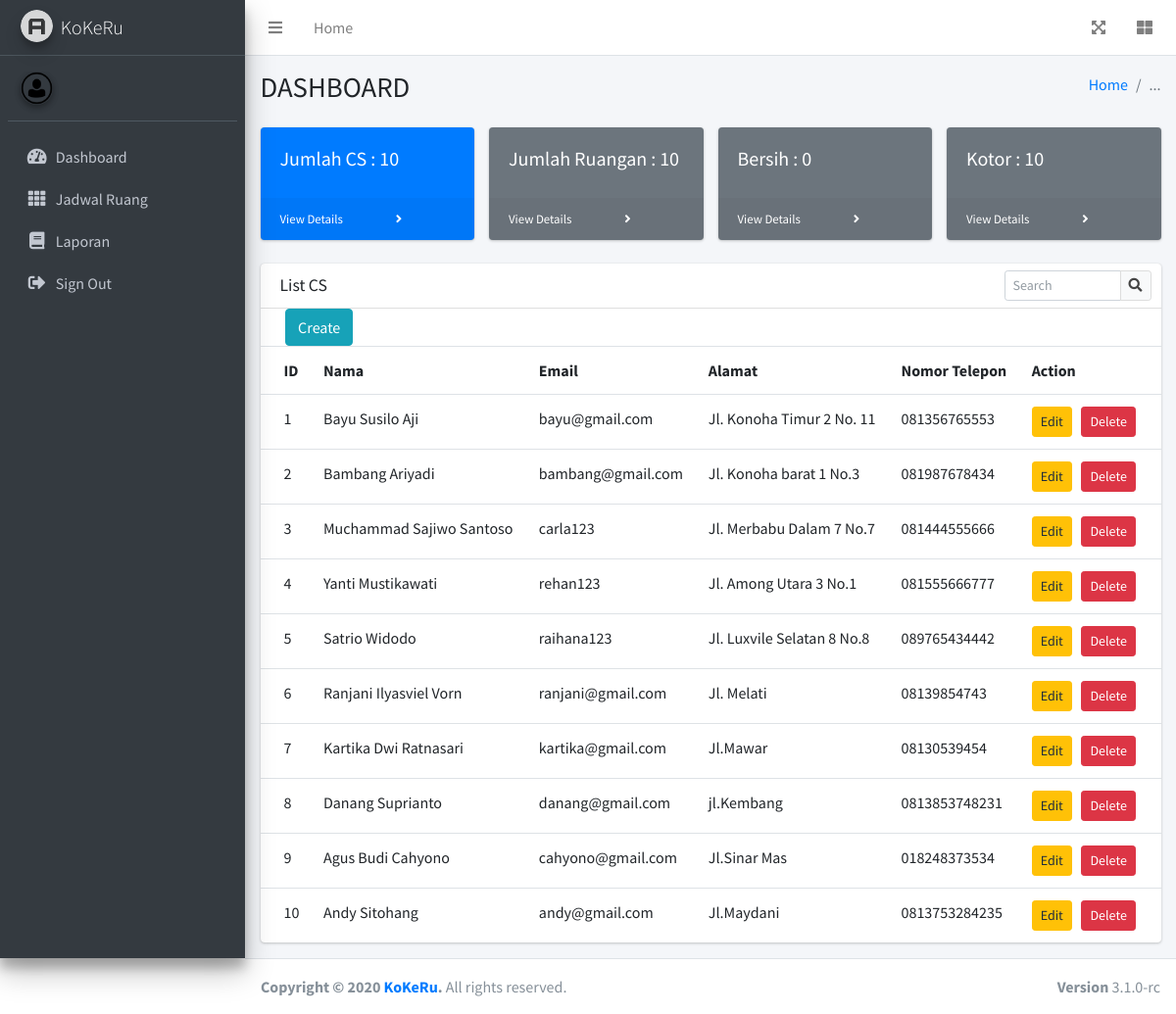
Page /pages/forms/peng_home.php (signed in) on the committed database.
### tables this page shows
CREATE TABLE `trx_cs_ruang` (
  `id_trx` int(4) NOT NULL,
  `id_cs_ruang` int(4) NOT NULL,
  `id_cs` int(4) NOT NULL,
  `nama_cs` varchar(50) NOT NULL,
  `id_ruang` int(4) NOT NULL,
  `nama_ruang` varchar(20) NOT NULL,
  `status` varchar(20) NOT NULL,
  `tanggal` date NOT NULL,
  `bukti1` varchar(200) NOT NULL,
  `bukti2` varchar(200) NOT NULL,
  `bukti3` varchar(200) NOT NULL,
  `bukti4` varchar(200) NOT NULL,
  `bukti5` varchar(200) NOT NULL
);

CREATE TABLE `cs` (
  `id_cs` int(4) NOT NULL,
  `nama_cs` varchar(255) NOT NULL,
  `email` varchar(255) NOT NULL,
  `password` varchar(255) NOT NULL,
  `alamat` longtext NOT NULL,
  `no_telp` varchar(15) NOT NULL
);

### pages/forms/peng_home.php (the view, shortened to what this page needs)
<!DOCTYPE html>
<html lang="en">
<head>
  <link rel="stylesheet" href="../../plugins/fontawesome-free/css/all.min.css">
  <link rel="stylesheet" href="../../dist/css/adminlte.min.css">
</head>
<body class="hold-transition sidebar-mini">
<?php
  require_once('db_login.php');
?>
<div class="wrapper">
  <nav class="main-header navbar navbar-expand navbar-white navbar-light">
    <ul class="navbar-nav">
      <li class="nav-item">
        <a class="nav-link" data-widget="pushmenu" href="#" role="button"><i class="fas fa-bars"></i></a>
      </li>
      <li class="nav-item d-none d-sm-inline-block">
        <a href="peng_home.php" class="nav-link">Home</a>
      </li>
    </ul>
    <ul class="navbar-nav ml-auto">
      <li class="nav-item">
        <a class="nav-link" data-widget="fullscreen" href="#" role="button">
          <i class="fas fa-expand-arrows-alt"></i>
        </a>
      </li>
      <li class="nav-item">
        <a class="nav-link" data-widget="control-sidebar" data-slide="true" href="#" role="button">
          <i class="fas fa-th-large"></i>
        </a>
      </li>
    </ul>
  </nav>
  <aside class="main-sidebar sidebar-dark-primary elevation-4">
    <a href="peng_home.php" class="brand-link">
      <img src="../../dist/img/AdminLTELogo.png" alt="AdminLTE Logo" class="brand-image img-circle elevation-3" style="opacity: .8">
      <span class="brand-text font-weight-light">KoKeRu</span>
    </a>
    <div class="sidebar">
      <div class="user-panel mt-3 pb-3 mb-3 d-flex">
        <div class="image">
          <img src="../../dist/img/avatar1.png" class="img-circle elevation-2" alt="User Image">
        </div>
        <div class="info">
        </div>
      </div>
      <nav class="mt-2">
        <ul class="nav nav-pills nav-sidebar flex-column" data-widget="treeview" role="menu" data-accordion="false">
		  <li class="nav-item">
            <a href="peng_home.php" class="nav-link">
              <i class="nav-icon fas fa-tachometer-alt"></i>
              <p>
                Dashboard
              </p>
            </a>
          </li>
          <li class="nav-item">
            <a href="peng_ruang_tampilan.php?id=all" class="nav-link">
              <i class="nav-icon fas fa-th"></i>
              <p>
                Jadwal Ruang
              </p>
            </a>
          </li>
          <li class="nav-item">
            <a href="tampil_laporan.php?tanggal=<?php date_default_timezone_set("Asia/Jakarta"); echo date('Y-m-d');?>&status=all" class="nav-link">
              <i class="nav-icon fas fa-book"></i>
              <p>
                Laporan
              </p>
            </a>
		</li>
          <li class="nav-item">
         <li class="nav-item">
            <a href="logout.php" class="nav-link">
              <i class="nav-icon fas fa-sign-out-alt"></i>
              <p>
                Sign Out
              </p>
            </a>
          </li>
      </nav>
    </div>
  </aside>
  <div class="content-wrapper">
    <section class="content-header">
      <div class="container-fluid">
        <div class="row mb-2">
          <div class="col-sm-6">
            <h1>DASHBOARD</h1>
          </div>
          <div class="col-sm-6">
            <ol class="breadcrumb float-sm-right">
              <li class="breadcrumb-item"><a href="#">Home</a></li>
              <li class="breadcrumb-item active">...</li>
            </ol>
          </div>
        </div>
      </div>
    </section>
    <section class="content">
      <div class="container-fluid">
       <div class="row">
                           <div class="col-xl-3 col-md-6">
                                <div class="card bg-primary text-white mb-4">
                                    <div class="card-body"><h5>Jumlah CS : <?php
							$query = "SELECT * FROM cs ORDER BY id_cs";
							$result = $db->query($query);
							echo $result->num_rows;
						?></h5></div>
                                    <div class="card-footer d-flex align-items-center justify-content-between">
                                        <a class="small text-white stretched-link" href="peng_home.php">View Details</a>
                                        <div class="small text-white"><i class="fas fa-angle-right"></i></div>
                                    </div>
                                </div>
                            </div>
                            <div class="col-xl-3 col-md-6">
                                <div class="card bg-secondary text-white mb-4">
                                    <div class="card-body"><h5>Jumlah Ruangan : <?php
							$query = "SELECT * FROM ruang";
							$result = $db->query($query);
							echo $result->num_rows;
						?></h5></div>
                                    <div class="card-footer d-flex align-items-center justify-content-between">
                                        <a class="small text-white stretched-link" href="peng_ruang_jumlahruang.php">View Details</a>
                                        <div class="small text-white"><i class="fas fa-angle-right"></i></div>
                                    </div>
                                </div>
                            </div>
                            <div class="col-xl-3 col-md-6">
                                <div class="card bg-secondary text-white mb-4">
                                    <div class="card-body"><h5>Bersih : <?php
							$query = "SELECT * FROM trx_cs_ruang WHERE status = 'Sudah Dibersihkan'";
							$result = $db->query($query);
							echo $result->num_rows;
						?></h5></div>
                                    <div class="card-footer d-flex align-items-center justify-content-between">
                                        <a class="small text-white stretched-link" href="peng_ruang_bersih.php">View Details</a>
                                        <div class="small text-white"><i class="fas fa-angle-right"></i></div>
                                    </div>
                                </div>
                            </div>
                            <div class="col-xl-3 col-md-6">
                                <div class="card bg-secondary text-white mb-4">
                                    <div class="card-body"><h5>Kotor : <?php
							$query = "SELECT * FROM trx_cs_ruang WHERE status = 'Belum Dibersihkan'";
							$result = $db->query($query);
							echo $result->num_rows;
						?></h5></div>
                                    <div class="card-footer d-flex align-items-center justify-content-between">
                                        <a class="small text-white stretched-link" href="peng_ruang_kotor.php">View Details</a>
                                        <div class="small text-white"><i class="fas fa-angle-right"></i></div>
                                    </div>
                                </div>
                            </div>
                        </div>
        <div class="row">
          <div class="col-12">
            <div class="card">
              <div class="card-header">
                <h3 class="card-title">List CS</h3>
                <div class="card-tools">
                  <div class="input-group input-group-sm" style="width: 150px;">
                    <input type="text" name="table_search" class="form-control float-right" placeholder="Search">
                    <div class="input-group-append">
                      <button type="submit" class="btn btn-default">
                        <i class="fas fa-search"></i>
                      </button>
                    </div>
                  </div>
                </div>
              </div>
              <div class="card-body table-responsive p-0" >
                <table class="table table-head-fixed text-nowrap">
                    <tr>
                      <th>ID</th>
                      <th>Nama</th>
                      <th>Email</th>
                      <th>Alamat</th>
					  <th>Nomor Telepon</th>
					  <th>Action</th>
                    </tr>
 						<?php
							$query = "SELECT * FROM cs ORDER BY id_cs";
							$result = $db->query($query);
							while ($row = $result->fetch_object()){
								echo '<tr>';
								echo '<td>'.$row->id_cs.'</td>';
								echo '<td>'.$row->nama_cs.'</td>';
								echo '<td>'.$row->email.'</td>';
								echo '<td>'.$row->alamat.'</td>';
								echo '<td>'.$row->no_telp.'</td>';
								echo '<td><a class="btn btn-warning btn-sm" href="peng_edit_cs.php?id='.$row->id_cs.'">Edit</a>&nbsp;&nbsp;'?>
									<a class="btn btn-danger btn-sm" onclick="return confirm('Apakah anda yakin untuk menghapus kategori ini?')" <?php echo 'href="peng_delete_cs.php?id='.$row->id_cs.'">Delete</a>
									</td>';
								echo '</tr>';
							}
							echo '&nbsp;&nbsp;&nbsp;&nbsp;&nbsp;&nbsp;&nbsp;&nbsp;<a class="btn btn-info" href="peng_create_cs.php">Create</a>';
							echo '</table>';
						?>
              </div>
            </div>
          </div>
        </div>
            </div>
          </div>
        </div>
  <footer class="main-footer">
    <div class="float-right d-none d-sm-block">
      <b>Version</b> 3.1.0-rc
    </div>
    <strong>Copyright &copy; 2020 <a href="https://adminlte.io">KoKeRu</a>.</strong> All rights reserved.
  </footer>
</body>
</html>

### rows in the picture
trx_cs_ruang: id_trx "10"
cs: id_cs "1", nama_cs "Bayu Susilo Aji", email "bayu@gmail.com", alamat "Jl. Konoha Timur 2 No. 11", no_telp "081356765553"
cs: id_cs "2", nama_cs "Bambang Ariyadi", email "bambang@gmail.com", alamat "Jl. Konoha barat 1 No.3", no_telp "081987678434"
cs: id_cs "3", nama_cs "Muchammad Sajiwo Santoso", email "carla123", alamat "Jl. Merbabu Dalam 7 No.7", no_telp "081444555666"
cs: id_cs "4", nama_cs "Yanti Mustikawati", email "rehan123", alamat "Jl. Among Utara 3 No.1", no_telp "081555666777"
cs: id_cs "5", nama_cs "Satrio Widodo", email "raihana123", alamat "Jl. Luxvile Selatan 8 No.8", no_telp "089765434442"
cs: id_cs "6", nama_cs "Ranjani Ilyasviel Vorn", email "ranjani@gmail.com", alamat "Jl. Melati", no_telp "08139854743"
cs: id_cs "7", nama_cs "Kartika Dwi Ratnasari", email "kartika@gmail.com", alamat "Jl.Mawar", no_telp "08130539454"
cs: id_cs "8", nama_cs "Danang Suprianto", email "danang@gmail.com", alamat "jl.Kembang", no_telp "0813853748231"
cs: id_cs "9", nama_cs "Agus Budi Cahyono", email "cahyono@gmail.com", alamat "Jl.Sinar Mas", no_telp "018248373534"
cs: id_cs "10", nama_cs "Andy Sitohang", email "andy@gmail.com", alamat "Jl.Maydani", no_telp "0813753284235"

### other values in the picture
$result->num_rows "10"
$result->num_rows "0"
